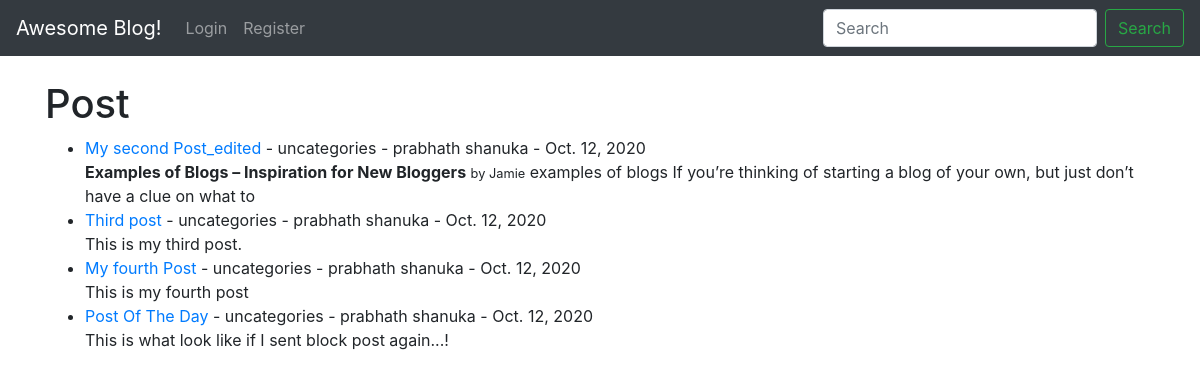
Before: / with the older database file.
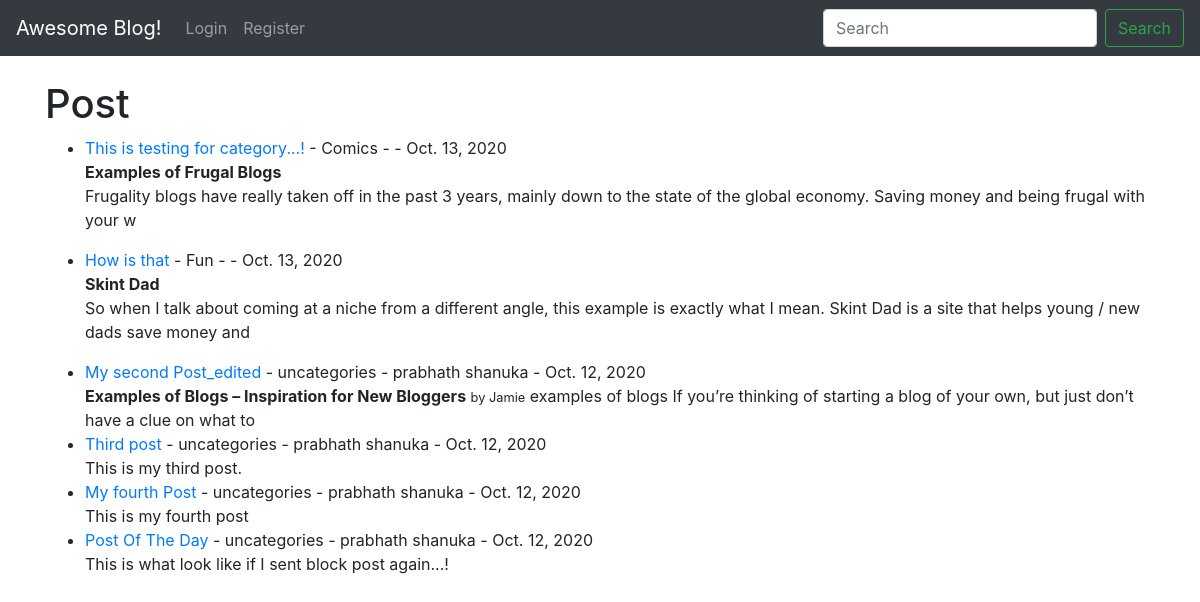
After: the same page with the newer database file.
### theblog/models.py (models this page shows, shortened)
class Post(models.Model):
	title = models.CharField(max_length=255)
	title_tag = models.CharField(max_length=255  )
	author = models.ForeignKey(User, on_delete = models.CASCADE)
	body = models.TextField()
	post_date = models.DateField(auto_now_add=True)
	category = models.CharField(max_length=255,default='uncategories')

### theblog/views.py (the view)
# urls.py: path('',HomeView.as_view(), name = "home"), #this is how we add the html view
class HomeView(ListView):
	model = Post
	template_name = 'home.html'
	ordering = ['-post_date']

### theblog/templates/home.html (shortened to what this page needs)
{% extends 'base.html' %}
{% block content %}
<!DOCTYPE html>
<html>
<head>
</head>
<body>
<h1>Post</h1>
<ul>
{% for post in object_list %}
	<li>
		<a href="{% url 'article-detail' post.pk %}">
		{{post.title}}</a> -
		{{post.category}} -
		{{post.author.first_name}}
		{{post.author.last_name}} -
		{{post.post_date}}
		<br/>
		{{post.body|slice:":200"|safe}}
	</li>
{% endfor%}
</ul>
</body>
{% endblock %}

### theblog/templates/base.html (shortened to what this page needs)
<!doctype html>
<html lang="en">
  <head>
    <link rel="stylesheet" href="https://stackpath.bootstrapcdn.com/bootstrap/4.5.2/css/bootstrap.min.css">
  </head>
  <body>
    <nav class="navbar navbar-expand-lg navbar-dark bg-dark">
  <a class="navbar-brand" href="{% url 'home' %}">Awesome Blog!</a>
  <div class="collapse navbar-collapse" id="navbarSupportedContent">
    <ul class="navbar-nav mr-auto">
    {% if user.is_authenticated %}
      <li class="nav-item">
        <a class="nav-link" href="{% url 'add_post' %}">Add Post</a>
      </li>
       <li class="nav-item">
        <a class="nav-link" href="{% url 'add_category' %}">Add Category</a>
      </li>
      <li class="nav-item">
         <a class="nav-link" href="{% url 'logout' %}">Logout</a>
      </li>
    {% else %}
     <li>
       <li class="nav-item">
        <a class="nav-link" href="{% url 'login' %}">Login</a>
     </li>
     <li class="nav-item">
        <a class="nav-link" href="{% url 'register' %}">Register</a>
      </li>
    {% endif %}
    </ul>
    <form class="form-inline my-2 my-lg-0">
      <input class="form-control mr-sm-2" type="search" placeholder="Search" aria-label="Search">
      <button class="btn btn-outline-success my-2 my-sm-0" type="submit">Search</button>
    </form>
  </div>
</nav>
    <br/>
    <div class = "container">
    {% block content %}
    {% endblock %}
    </div>
  </body>
</html>

Changed rows visible on the page:
added Post: title "This is testing for category...!", category "Comics", post_date "Oct. 13, 2020", body "Examples of Frugal Blogs Frugality blogs have really taken off in the past 3 years, mainly down to the state of the global economy. Saving money and being frugal with your w"
added Post: title "How is that", category "Fun", post_date "Oct. 13, 2020", body "Skint Dad So when I talk about coming at a niche from a different angle, this example is exactly what I mean. Skint Dad is a site that helps young / new dads save money and"
